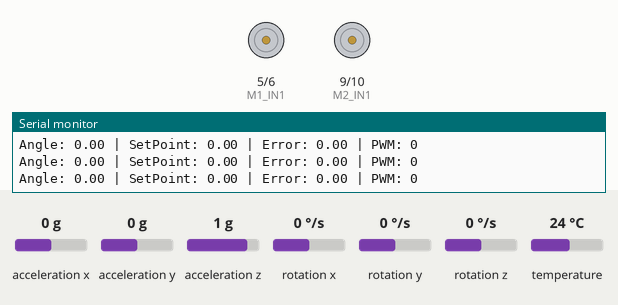
The sketch below on a simulated Arduino Uno, built with avr-gcc and run on an emulated ATmega328P. Shown: motor-driver pin pairs drawn as motors (green arrow = first pin HIGH = forward, orange = second pin HIGH = backward, longer = more drive), the last lines printed to the serial monitor. The inputs (shaded band) are chosen by the test bench; at power-on: acceleration z 1 g, acceleration x 0 g, rotation y 0 °/s, acceleration y 0 g, rotation x 0 °/s, rotation z 0 °/s, temperature 24 °C.

Above: at 5.3 s.
5.4 s: acceleration z set to 0.8 g
At 7.4 s:
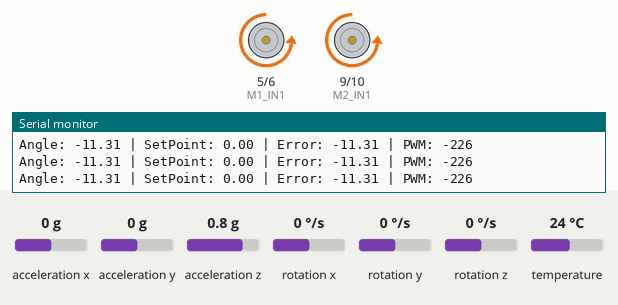
8.4 s: acceleration x set to 0.8 g
At 9.6 s:
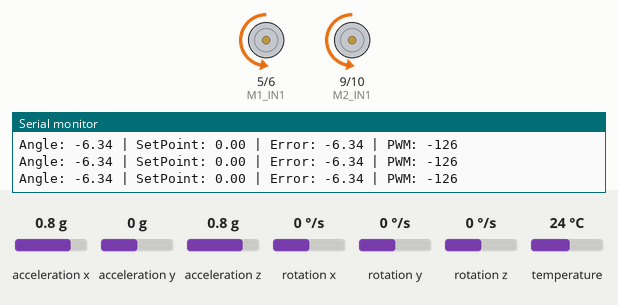
11.4 s: rotation y set to 100 °/s
At 12.06 s:
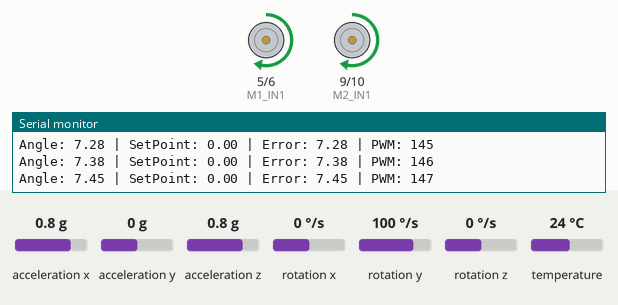
14.4 s: acceleration z set to 1.4 g
15.9 s: acceleration z set to -1.4 g
At 17.1 s:
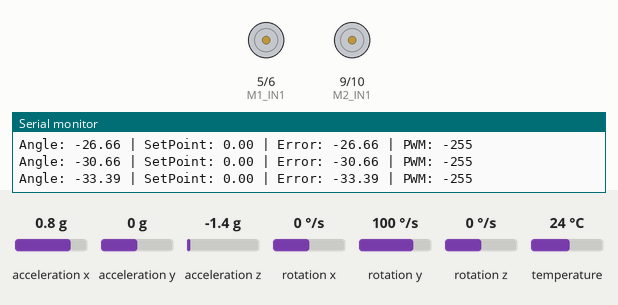
17.4 s: rotation y set to 134 °/s
19.1 s: rotation y set to 145 °/s
At 19.6 s:
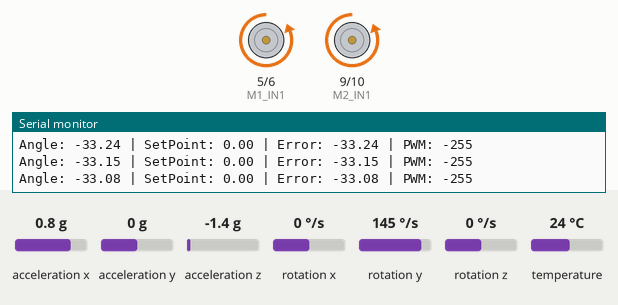
Timing chart, 0 to 21.7 s (numbered marks = the images above; inputs shaded):
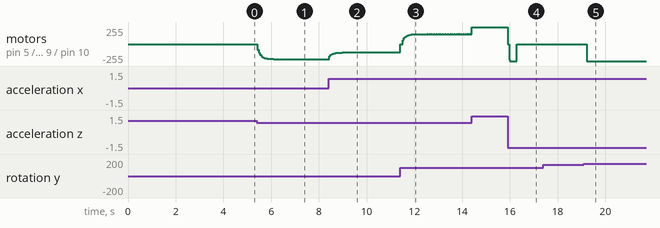

Measured:
- the behaviour switches between 140 and 141 °/s on rotation y (found by bisection; images 4 and 5)
- after the input at 5.4 s, motor on pin 5 (M1_IN1) / pin 6 (M1_IN2), motor on pin 9 (M2_IN1) / pin 10 (M2_IN2): moves from stopped to backward 226/255 over 1.0 s, starting at once
- after the input at 8.4 s, motor on pin 5 (M1_IN1) / pin 6 (M1_IN2), motor on pin 9 (M2_IN1) / pin 10 (M2_IN2): moves from backward 226/255 to backward 126/255 over 0.78 s, starting at once
- after the input at 15.9 s, motor on pin 5 (M1_IN1) / pin 6 (M1_IN2), motor on pin 9 (M2_IN1) / pin 10 (M2_IN2): forward 255/255 → backward 255/255 at once, → stopped 0.37 s later
- after the input at 17.4 s, every drawn part: stays the same
- after the input at 19.1 s, motor on pin 5 (M1_IN1) / pin 6 (M1_IN2), motor on pin 9 (M2_IN1) / pin 10 (M2_IN2): stopped → backward 255/255 after 0.12 s

The sketch:

roboequilibrista_v1.ino
```cpp
#include <Adafruit_MPU6050.h>
#include <Adafruit_Sensor.h>
#include <Wire.h>
#include <math.h>

Adafruit_MPU6050 mpu;

// ====== PINOS DOS MOTORES ======
#define M1_IN1 5
#define M1_IN2 6
#define M2_IN1 9
#define M2_IN2 10

// ====== FILTRO COMPLEMENTAR ======
float angle = 0.0;
float alpha = 0.98;
unsigned long lastTime = 0;

// ====== CALIBRAÇÃO ======
float gyroBiasY = 0.0;
float accelBiasX = 0.0, accelBiasY = 0.0, accelBiasZ = 0.0;

// ====== PID ======
float setPoint = 0.0;   // ângulo de equilíbrio
float Kp = 20.0;
float Ki = 0.0;
float Kd = 0.8;

float error = 0;
float lastError = 0;
float integral = 0;

// limite da velocidade PWM
int maxPWM = 255;
int minPWM = 35; // ajuda a vencer atrito do motor

bool debug = true;

// ====== FUNÇÕES DOS MOTORES ======

void motorWrite(int pin1, int pin2, int speed) {
  speed = constrain(speed, -255, 255);

  if (speed > 0) {
    analogWrite(pin1, speed);
    digitalWrite(pin2, LOW);
  }
  else if (speed < 0) {
    digitalWrite(pin1, LOW);
    analogWrite(pin2, -speed);
  }
  else {
    digitalWrite(pin1, LOW);
    digitalWrite(pin2, LOW);
  }
}

void setMotors(int speed) {
  speed = constrain(speed, -255, 255);

  if (abs(speed) < minPWM) {
    speed = 0;
  }

  motorWrite(M1_IN1, M1_IN2, speed);
  motorWrite(M2_IN1, M2_IN2, speed);
}

void stopMotors() {
  setMotors(0);
}

// ====== CALIBRAÇÃO DA MPU ======

void calibrateSensors() {
  Serial.println("Calibrando... Não mova o sensor.");
  delay(2000);

  const int samples = 500;
  float sumGyroY = 0;
  float sumAccelX = 0;
  float sumAccelY = 0;
  float sumAccelZ = 0;

  for (int i = 0; i < samples; i++) {
    sensors_event_t a, g, temp;
    mpu.getEvent(&a, &g, &temp);

    sumGyroY += g.gyro.y;
    sumAccelX += a.acceleration.x;
    sumAccelY += a.acceleration.y;
    sumAccelZ += a.acceleration.z;

    delay(2);
  }

  gyroBiasY = sumGyroY / samples;

  accelBiasX = (sumAccelX / samples) - 9.81;
  accelBiasY = (sumAccelY / samples);
  accelBiasZ = (sumAccelZ / samples);

  Serial.println("Calibração finalizada.");
}

// ====== SETUP ======

void setup() {
  Serial.begin(115200);

  pinMode(M1_IN1, OUTPUT);
  pinMode(M1_IN2, OUTPUT);
  pinMode(M2_IN1, OUTPUT);
  pinMode(M2_IN2, OUTPUT);

  stopMotors();

  if (!mpu.begin()) {
    Serial.println("MPU6050 não conectada.");
    while (1) {
      delay(10);
    }
  }

  mpu.setAccelerometerRange(MPU6050_RANGE_2_G);
  mpu.setGyroRange(MPU6050_RANGE_250_DEG);
  mpu.setFilterBandwidth(MPU6050_BAND_21_HZ);

  calibrateSensors();

  sensors_event_t a, g, temp;
  mpu.getEvent(&a, &g, &temp);

  float ax = a.acceleration.x - accelBiasX;
  float az = a.acceleration.z - accelBiasZ;

  angle = atan2(az, ax) * 180.0 / PI;

  // usa o ângulo inicial como ponto de equilíbrio
  setPoint = angle;

  lastTime = micros();

  Serial.print("SetPoint inicial: ");
  Serial.println(setPoint);
}

// ====== LOOP PRINCIPAL ======

void loop() {
  sensors_event_t a, g, temp;
  mpu.getEvent(&a, &g, &temp);

  unsigned long currentTime = micros();
  float dt = (currentTime - lastTime) / 1000000.0;

  if (dt <= 0 || dt > 0.1) {
    lastTime = currentTime;
    return;
  }

  lastTime = currentTime;

  // ====== LEITURA DO ÂNGULO ======
  float ax = a.acceleration.x - accelBiasX;
  float az = a.acceleration.z - accelBiasZ;

  float gy = (g.gyro.y - gyroBiasY) * 180.0 / PI;

  float accelAngle = atan2(az, ax) * 180.0 / PI;

  angle = alpha * (angle + gy * dt) + (1.0 - alpha) * accelAngle;

  // ====== SEGURANÇA ======
  // Se tombar demais, para os motores
  if (abs(angle - setPoint) > 35) {
    stopMotors();
    integral = 0;
    return;
  }

  // ====== PID ======
  error = angle - setPoint;

  integral += error * dt;
  integral = constrain(integral, -100, 100);

  float derivative = (error - lastError) / dt;

  float output = Kp * error + Ki * integral + Kd * derivative;

  lastError = error;

  int motorSpeed = constrain(output, -maxPWM, maxPWM);

  setMotors(motorSpeed);

  // ====== DEBUG ======
  if (debug) {
    static unsigned long lastPrint = 0;

    if (millis() - lastPrint > 50) {
      Serial.print("Angle: ");
      Serial.print(angle);

      Serial.print(" | SetPoint: ");
      Serial.print(setPoint);

      Serial.print(" | Error: ");
      Serial.print(error);

      Serial.print(" | PWM: ");
      Serial.println(motorSpeed);

      lastPrint = millis();
    }
  }
}
```
